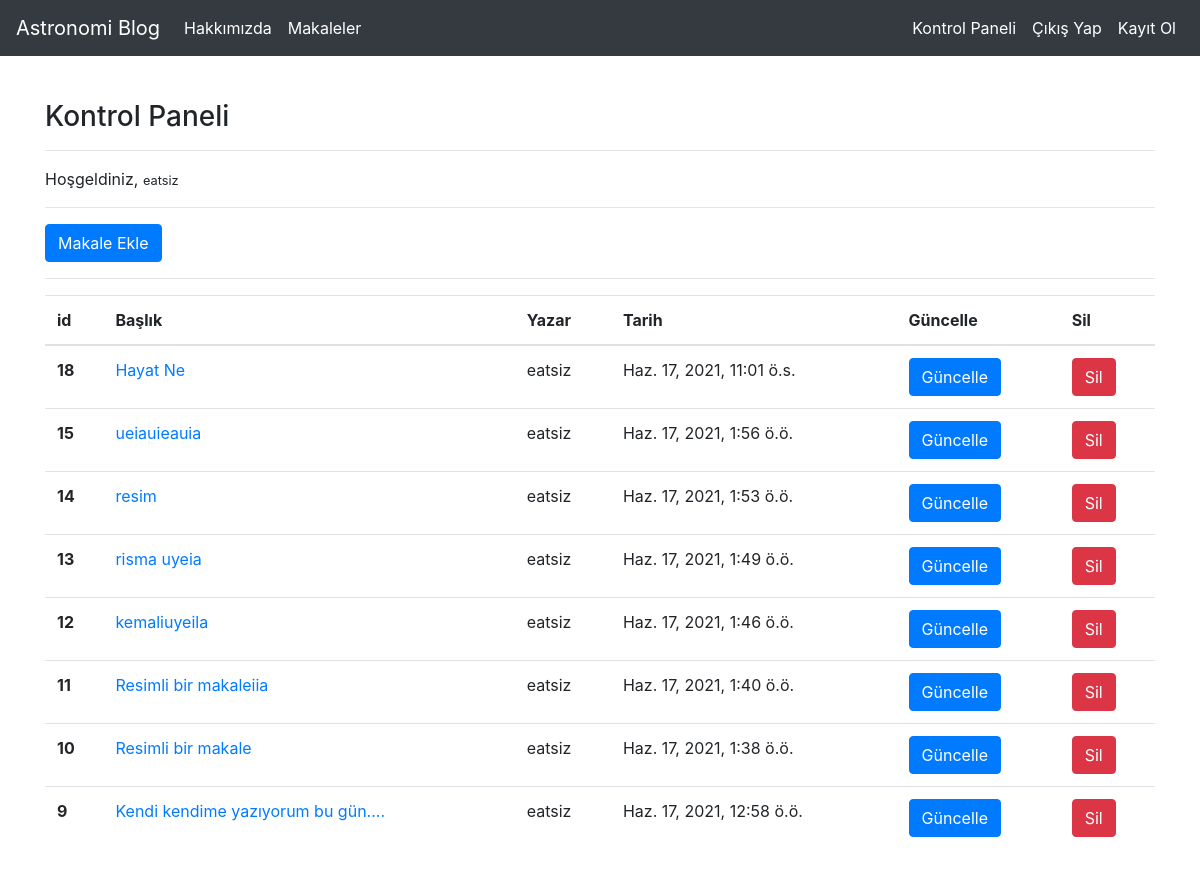
Screenshot of /articles/dashboard/ (signed in) with the database file from the repository.
### article/models.py (models this page shows, shortened)
class Article(models.Model):
    author = models.ForeignKey("auth.User",on_delete = models.CASCADE,verbose_name="Yazar")
    title = models.CharField(max_length=120,verbose_name="Başlık")
    content = RichTextField()
    created_date = models.DateTimeField(auto_now_add=True,verbose_name="Oluşturulma Tarihi")
    article_image = models.FileField(blank=True,null=True,verbose_name="Makaleye Resim Ekle")
    class Meta:
        ordering = ['-created_date']

### article/views.py (the view)
# urls.py: path("dashboard/",views.dashboard,name="dashboard"),
@login_required(login_url="user:login")
def dashboard(request):
    articles = Article.objects.filter(author=request.user)
    context= {
        "articles":articles
    }
    return render(request,"dashboard.html",context)

### templates/dashboard.html
{% extends "layout.html" %}
{% block body %}
<h3>Kontrol Paneli</h3>
<hr>
<p>
    Hoşgeldiniz, <small>{{request.user.username}}</small>
</p>
<hr>
<a class = "btn btn-primary" href="{% url 'article:addarticle' %}">Makale Ekle</a>
<hr>
{% if articles %}
<table class="table table-hover">
    <thead>
      <tr>
        <th scope="col">id</th>
        <th scope="col">Başlık</th>
        <th scope="col">Yazar</th>
        <th scope="col">Tarih</th>
        <th scope="col">Güncelle</th>
        <th scope="col">Sil</th>
      </tr>
    </thead>
    <tbody>
        {% for article in articles %}
        <tr>
            <th scope="row">{{article.id}}</th>
            <td><a href="{% url 'article:detail' article.id %}">{{article.title}}</a></td>
            <td>{{article.author}}</td>
            <td>{{article.created_date}}</td>
            <td><a class="btn btn-primary" href="{% url 'article:update' article.id %}">Güncelle</a></td>
            <td><a class="btn btn-danger" href="{% url 'article:delete' article.id %}">Sil</a></td>
        </tr>
        {% endfor %}
    </tbody>
</table>
{% else %}
<div class="alert alert-danger">Henüz bir makaleniz yok...</div>
{% endif %}
{% endblock body %}

### templates/layout.html (shortened to what this page needs)
<!DOCTYPE html>
{% load static %}
<html lang="en">
<head>
    <link rel="stylesheet" href="{% static 'css/bootstrap.min.css'%}">
</head>
<body>
    {% include 'includes/navbar.html'%}
    <div style="margin-top: 100px; margin-bottom: 50px; " class="container">
    {% block body %}
    {% endblock body %}
    </div>
</body>
</html>

### templates/includes/navbar.html (shortened to what this page needs)
<nav class="navbar navbar-expand-md navbar-dark fixed-top bg-dark">
    <a class="navbar-brand" href="{% url 'index' %}">Astronomi Blog</a>
    <div class="collapse navbar-collapse" id="navbarCollapse">
      <ul class="navbar-nav mr-auto">
        <li class="nav-item active">
          <a class="nav-link" href="{% url 'about' %}">Hakkımızda </a>
        </li>
        <li class="nav-item active">
          <a class="nav-link" href="{% url 'article:articles' %}">Makaleler</a>
        </li>
      </ul>
      <ul class="navbar-nav ml-auto">
        {% if request.user.is_authenticated %}
        <li class="nav-item active">
          <a class="nav-link" href="{% url 'article:dashboard' %}">Kontrol Paneli</a>
        </li>
        <li class="nav-item active">
          <a class="nav-link" href="{% url 'user:logout' %}">Çıkış Yap</a>
        </li>
        {% else %}
        <li class="nav-item active">
          <a class="nav-link" href="{% url 'user:login' %}">Giriş Yap</a>
        </li>
        {% endif %}
          <li class="nav-item active">
            <a class="nav-link" href="{% url 'user:register' %}">Kayıt Ol</a>
          </li>
      </ul>
    </div>
  </nav>

### rows the page displays
Article: id "18", title "Hayat Ne", author "eatsiz", created_date "Haz. 17, 2021, 11:01 ö.s."
Article: id "15", title "ueiauieauia", author "eatsiz", created_date "Haz. 17, 2021, 1:56 ö.ö."
Article: id "14", title "resim", author "eatsiz", created_date "Haz. 17, 2021, 1:53 ö.ö."
Article: id "13", title "risma uyeia", author "eatsiz", created_date "Haz. 17, 2021, 1:49 ö.ö."
Article: id "12", title "kemaliuyeila", author "eatsiz", created_date "Haz. 17, 2021, 1:46 ö.ö."
Article: id "11", title "Resimli bir makaleiia", author "eatsiz", created_date "Haz. 17, 2021, 1:40 ö.ö."
Article: id "10", title "Resimli bir makale", author "eatsiz", created_date "Haz. 17, 2021, 1:38 ö.ö."
Article: id "9", title "Kendi kendime yazıyorum bu gün....", author "eatsiz", created_date "Haz. 17, 2021, 12:58 ö.ö."

### other values shown
{{ request.user.username }} "eatsiz"
